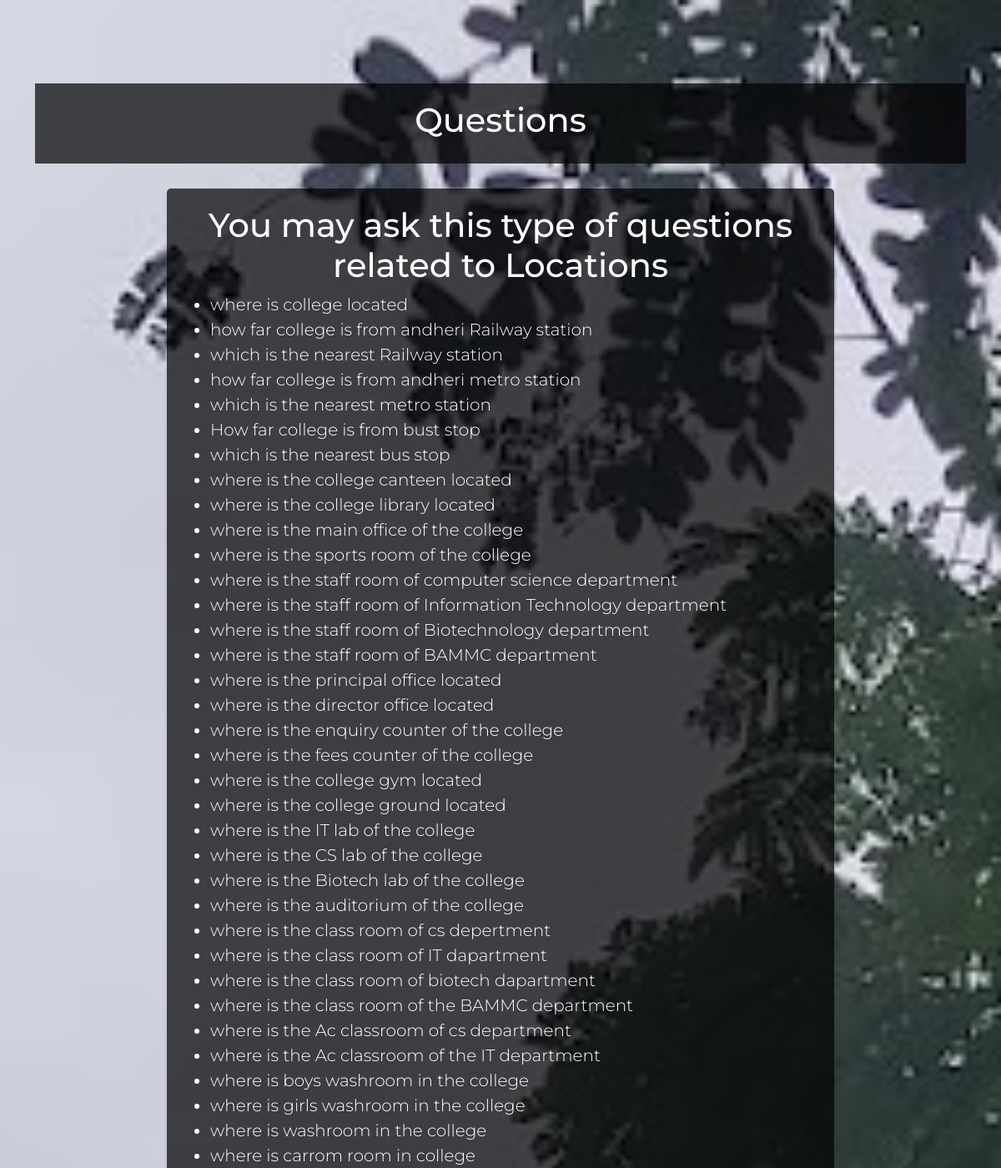
Screenshot of /questions/ (upper part) with the database file from the repository.
### chatbot/models.py (models this page shows, shortened)
class Question(models.Model):
    text = models.CharField(max_length=200)
    category = models.ForeignKey(Category, on_delete=models.CASCADE, null=True, blank=True)

### chatbot/views.py (the view)
# urls.py: path('questions/', QuestionView.as_view(), name='questions'),
class QuestionView(View):
    template_name = 'questions.html'
    context_object_name = 'questions'
    def get(self, request, *args, **kwargs):
        locations = Question.objects.filter(category__name='locations')
        staff = Question.objects.filter(category__name='staffs')
        history = Question.objects.filter(category__name='histories')
        course = Question.objects.filter(category__name='courses')
        sport = Question.objects.filter(category__name='sports')
        other = Question.objects.filter(category__name='others')
        context = {
            'locations': locations,
            'staffs': staff,
            'histories': history,
            'courses': course,
            'sports': sport,
            'others': other,
        }
        return render(request, self.template_name, context)

### chatbot/templates/questions.html (shortened to what this page needs)
{% extends 'base.html' %}
{% block content %}
    <div id="header">
        <h1>Questions</h1>
    </div>
    <div class="container">
        <div id='description'>
            <h1>You may ask this type of questions related to Locations</h1>
            <ul>
                {% for location in locations %}
                  <li>{{ location.text }}</li>
                {% endfor %}
              </ul>
            </div>
    </div>
{% endblock content %}

### chatbot/templates/base.html (shortened to what this page needs)
{% load static %}
<!DOCTYPE html>
<html lang="en">
<head>
    <link href="https://cdn.jsdelivr.net/npm/bootstrap@5.2.3/dist/css/bootstrap.min.css" rel="stylesheet"
>
    <link rel="stylesheet" type="text/css" href="{% static 'chat_bot.css' %}">
</head>
<body id="bg">
    <div class="container" style="margin-top: 100px">
        {% block content %}{% endblock content %}
    </div>
</body>
</html>

### chatbot/static/chat_bot.css (style rules this page uses)
body { margin: 0; padding: 0; font-family: "Montserrat", sans-serif; background-image: url("../static/images/background.jpg"); background-size: cover; background-position: center; background-attachment: fixed; background-repeat: no-repeat; }
#header { background-color: rgba(0, 0, 0, 0.7); color: #fff; padding: 20px; text-align: center; }
h1 { text-align: center; }
#description { font-size: 20px; line-height: 1.5; color: #fff; text-align: justify; margin: 30px auto; max-width: 800px; border: none; padding: 20px; border-radius: 5px; background-color: rgba(0, 0, 0, 0.7); box-shadow: 0px 3px 5px rgba(0, 0, 0, 0.1); font-family: "Montserrat", sans-serif; font-weight: 300; }

### rows the page displays
Question: text "where is college located"
Question: text "how far college is from andheri Railway station"
Question: text "which is the nearest Railway station"
Question: text "how far college is from andheri metro station"
Question: text "which is the nearest metro station"
Question: text "How far college is from bust stop"
Question: text "which is the nearest bus stop"
Question: text "where is the college canteen located"
Question: text "where is the college library located"
Question: text "where is the main office of the college"
Question: text "where is the sports room of the college"
Question: text "where is the staff room of computer science department"
Question: text "where is the staff room of Information Technology department"
Question: text "where is the staff room of Biotechnology department"
Question: text "where is the staff room of BAMMC department"
Question: text "where is the principal office located"
Question: text "where is the director office located"
Question: text "where is the enquiry counter of the college"
Question: text "where is the fees counter of the college"
Question: text "where is the college gym located"
Question: text "where is the college ground located"
Question: text "where is the IT lab of the college"
Question: text "where is the CS lab of the college"
Question: text "where is the Biotech lab of the college"
Question: text "where is the auditorium of the college"
Question: text "where is the class room of cs depertment"
Question: text "where is the class room of IT dapartment"
Question: text "where is the class room of biotech dapartment"
Question: text "where is the class room of the BAMMC department"
Question: text "where is the Ac classroom of cs department"
Question: text "where is the Ac classroom of the IT department"
Question: text "where is boys washroom in the college"
Question: text "where is girls washroom in the college"
Question: text "where is washroom in the college"
Question: text "where is carrom room in college"
